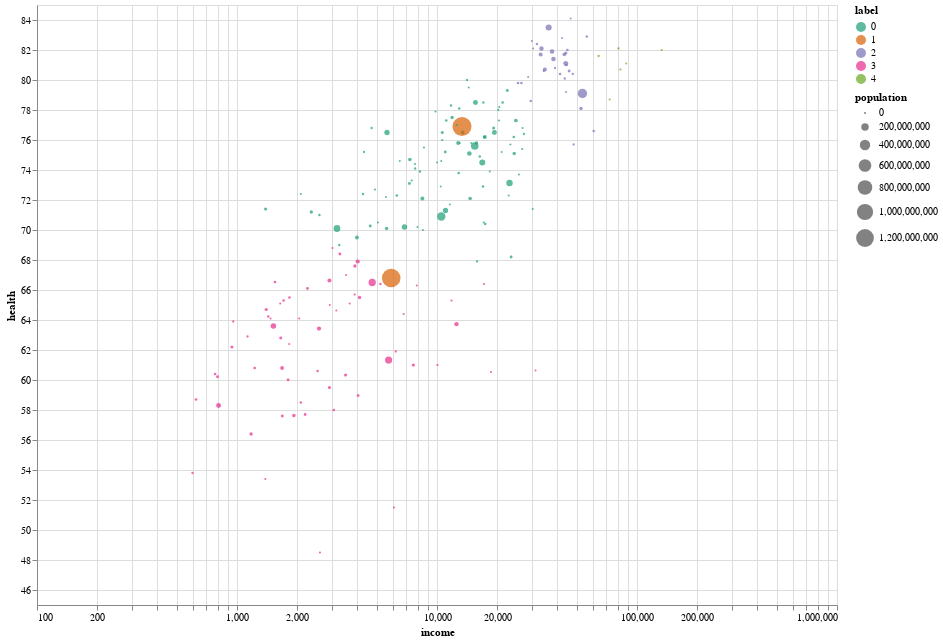

The notebook cell this image was saved under:
### Code cell
(
    alt.Chart(gapminder)
    .mark_circle()
    .encode(
        alt.X("income:Q", scale=alt.Scale(type="log")),
        alt.Y("health:Q", scale=alt.Scale(zero=False)),
        size="population:Q",
        color=alt.Color("label:N", scale=alt.Scale(scheme="dark2")),
        tooltip=list(gapminder.columns),
    )
    .properties(width=800, height=600)
    .interactive()
)

### Figure 1 — Vega-Lite specification as saved in the notebook (floating-point values rounded to 4 significant figures; data arrays with more than 128 entries replaced by an {"elided": "..."} marker saying what was removed)
{"config": {"view": {"continuousWidth": 400, "continuousHeight": 300}}, "data": {"name": "data-d642f55ad6177ce30cf84896d9fa7b1d"}, "mark": "circle", "encoding": {"color": {"field": "label", "scale": {"scheme": "dark2"}, "type": "nominal"}, "size": {"field": "population", "type": "quantitative"}, "tooltip": [{"field": "country", "type": "nominal"}, {"field": "income", "type": "quantitative"}, {"field": "health", "type": "quantitative"}, {"field": "population", "type": "quantitative"}, {"field": "label", "type": "quantitative"}], "x": {"field": "income", "scale": {"type": "log"}, "type": "quantitative"}, "y": {"field": "health", "scale": {"zero": false}, "type": "quantitative"}}, "height": 600, "selection": {"selector004": {"type": "interval", "bind": "scales", "encodings": ["x", "y"]}}, "width": 800, "$schema": "https://vega.github.io/schema/vega-lite/v4.17.0.json", "datasets": {"data-d642f55ad6177ce30cf84896d9fa7b1d": {"elided": "187 records"}}}
